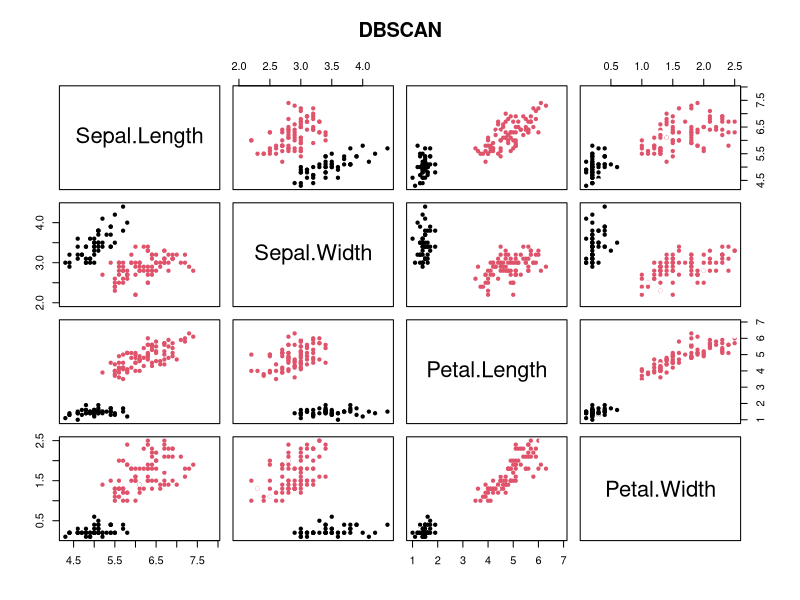

The R source for this figure:
library(dbscan)
data(iris)

x <- iris[,c("Sepal.Length","Sepal.Width","Petal.Length","Petal.Width")]

dbscan_res <- dbscan(x,eps=0.5,minPts=5)
plot(x,col=dbscan_res$cluster,pch=20,main="DBSCAN")

cat("Number of clusters: ",length(unique(dbscan_res$cluster[dbscan_res$cluster!=-1])),"\n")
cat("Number of noise points: ",sum(dbscan_res$cluster==-1),"\n")
